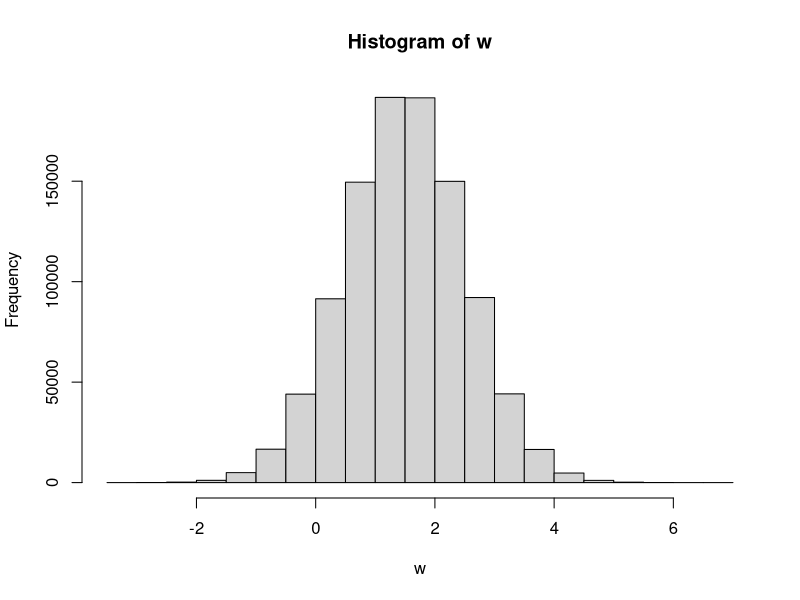
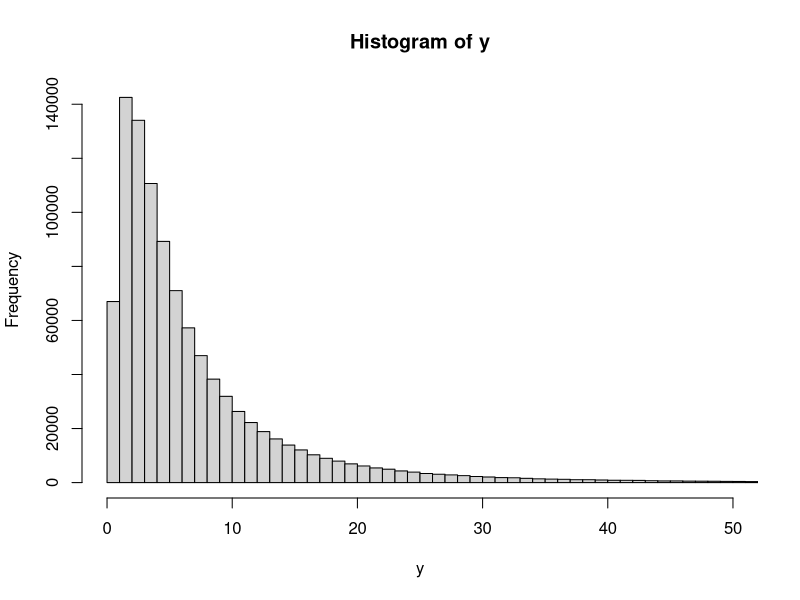
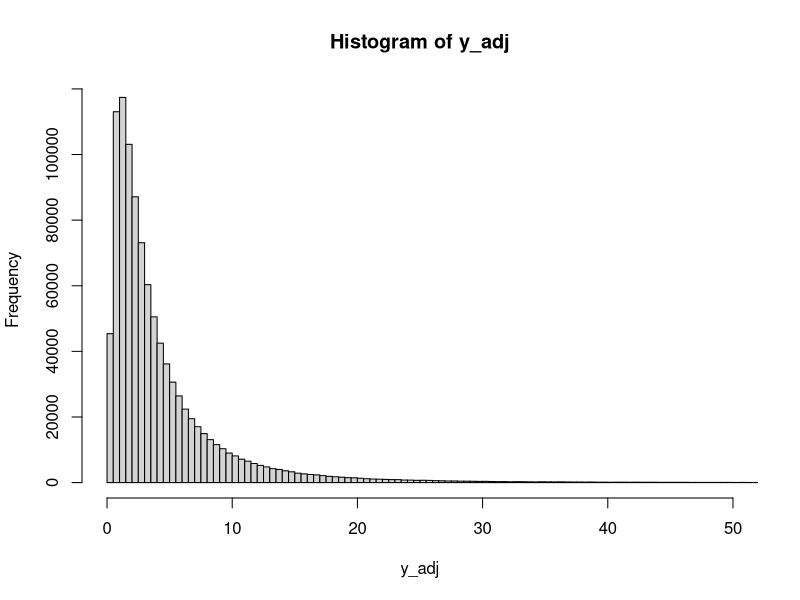

Recreate these plots in R, in order.
# We have a symmetric, log-transformed series. The mean is 1.5, sigma is 1
mu    <- 1.5
sigma <- 1

# W is normal, Y is LogNormal
w     <- rnorm(1000000, mean = mu, sd = sigma)
y     <- exp(w)
y_adj <- exp(w - var(w)/2)

hist(w)
hist(y, breaks = 1000, xlim = c(0, 50))
hist(y_adj, breaks = 1000, xlim = c(0, 50))

# Mean of Y is equal to exponentiated adjusted mean of W
mean(y)
exp(mean(w) + var(w)/2)

# Mean of adjusted-W draws = the median of Y = exponentiated mean of W
exp(mean(w))
mean(y_adj)
median(y)

# Do we usually want mean of W to be preserved? Yes. We want exp(mean of W) to be same as mean(Y).

# If you already have the mean of the log distribution, you can just exponentiate it. The only problem 
# occurs when you have draws of the log distribution, in which case you need to adjust them so that their mean when exponentiated
# is the same as the exponentiated mean of the original draws